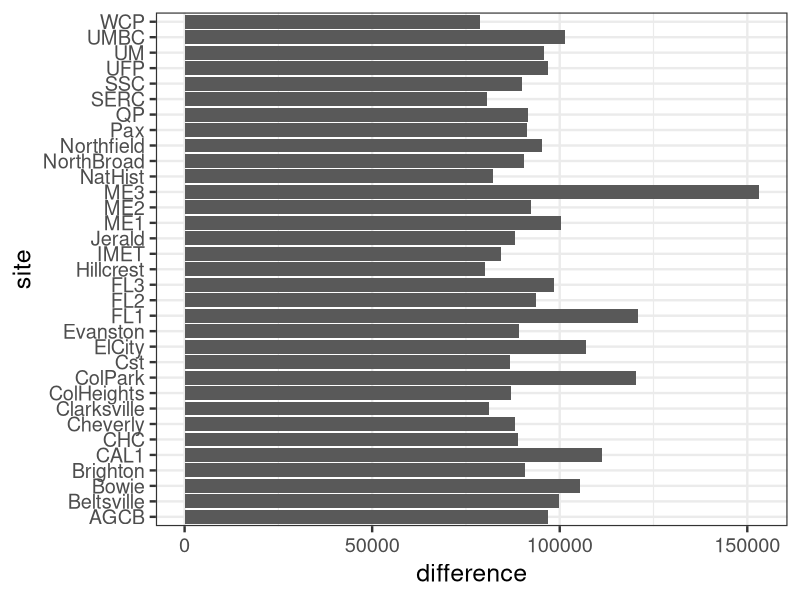
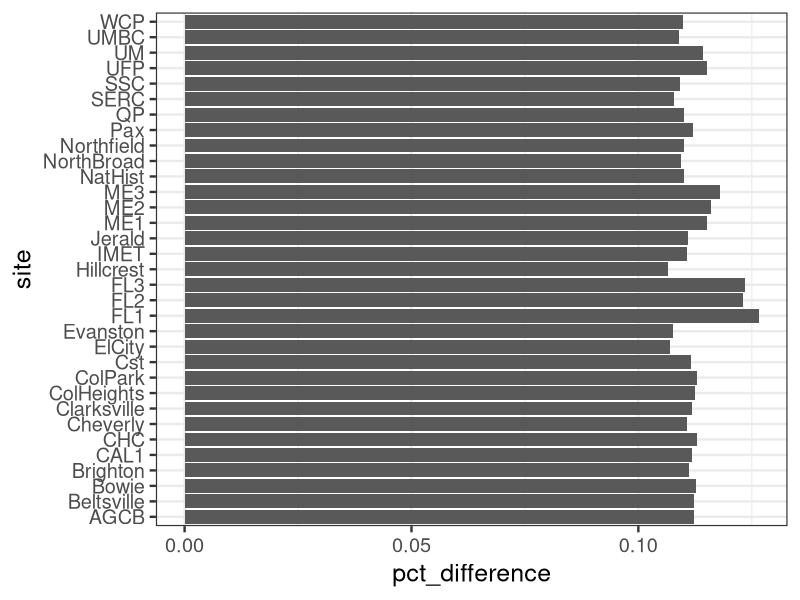
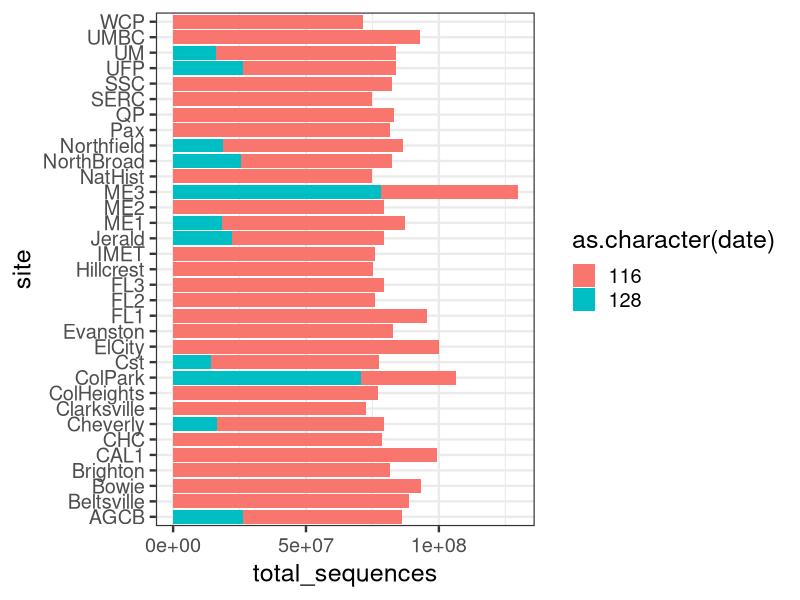
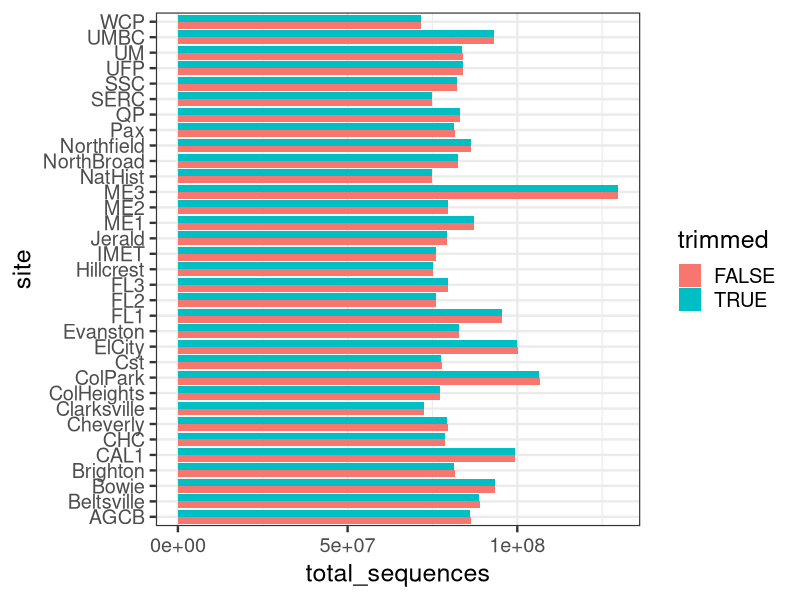
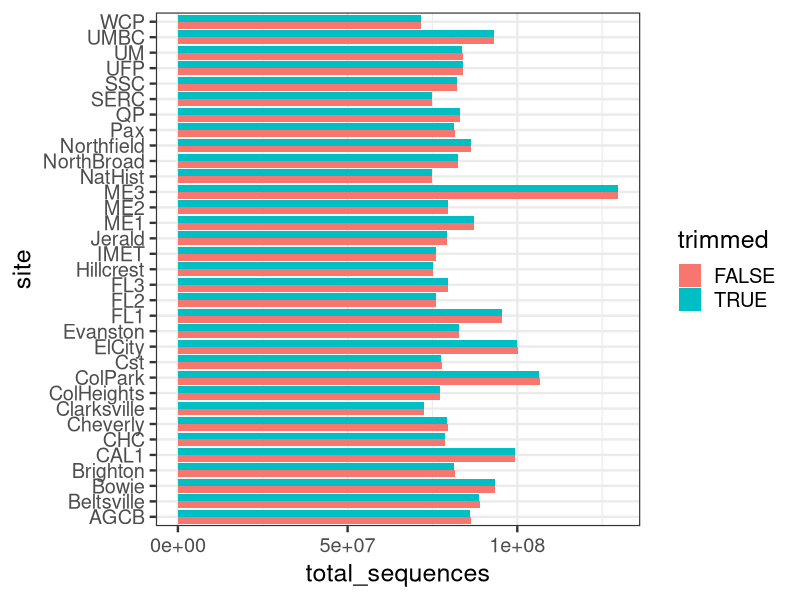
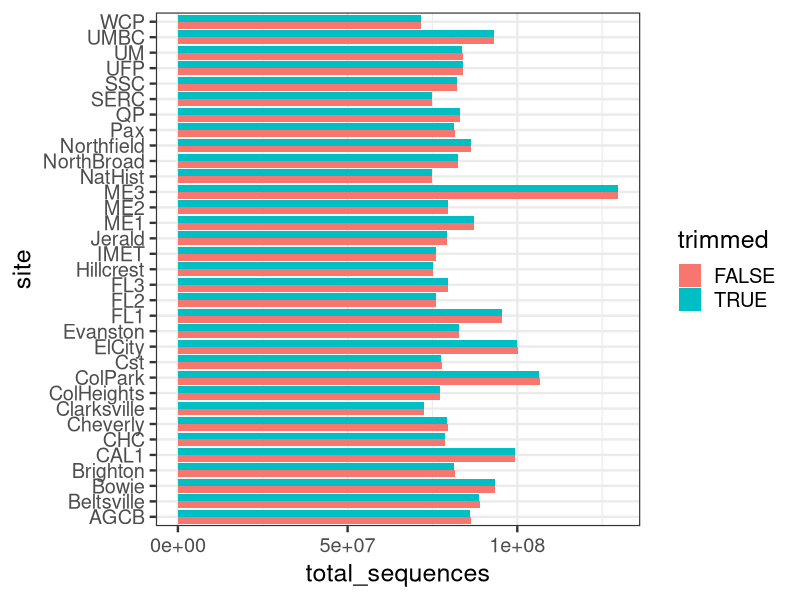
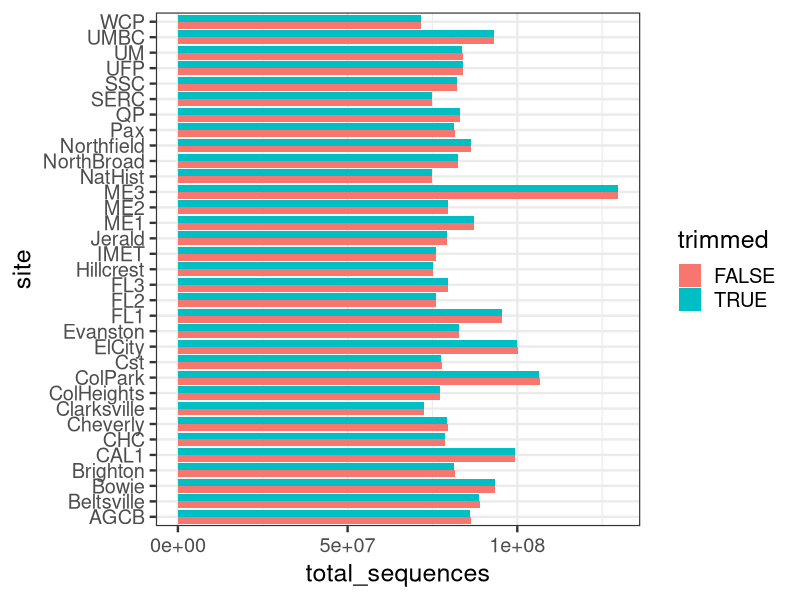

Write the R code that produced these figures, in order.
# packages
library(dplyr)
library(tidyverse)
library(ggplot2)

# set working directory
setwd('C:/Users/Ben/Desktop/UMD/Research/SequencingData/SequencingData/')

# load data
data = read.csv('sequencing_files.csv')

# for the sake of read counts, removing all R2's since they're identical to R1
data = data[data$run == 'R1',]

# combine between dates
data = data %>% group_by(site, trimmed) %>%
  summarize(total_sequences = sum(total_sequences))

# bar plot comparing trimmed and un-trimmed
p = ggplot(data) +
  geom_bar(mapping = aes(x = site, y = total_sequences, fill = trimmed),
           stat = 'identity', position = 'dodge') +
  coord_flip() +
  theme_bw(base_size = 18)

ggsave(p, filename = 'trimmed_vs_untrimmed_raw_read_counts.png', width = 10, height = 8, units = 'in')

# calculating the percentage and raw difference between trimmed and untrimmed read counts
trimmed_vs_untrimmed = data %>%
  pivot_wider(names_from = trimmed, values_from = total_sequences) %>%
  rename(untrimmed = `FALSE`, trimmed = `TRUE`) %>%
  mutate(difference = untrimmed - trimmed,
         pct_difference = (difference/untrimmed)*100)

# raw difference
ggplot(trimmed_vs_untrimmed) +
  geom_bar(mapping = aes(x = site, y = difference),
           stat = 'identity') +
  coord_flip() +
  theme_bw(base_size = 18)

ggsave(p, filename = 'trimmed_vs_untrimmed_raw_difference.png', width = 10, height = 8, units = 'in')


# pct difference
ggplot(trimmed_vs_untrimmed) +
  geom_bar(mapping = aes(x = site, y = pct_difference),
           stat = 'identity') +
  coord_flip() +
  theme_bw(base_size = 18)

ggsave(p, filename = 'trimmed_vs_untrimmed_pct_difference.png', width = 10, height = 8, units = 'in')

# load data again
data = read.csv('sequencing_files.csv')

# for the sake of read counts, removing all R2's since they're identical to R1
data = data[data$run == 'R1',]

# also now judy looking at trimmed data
data = data[data$trimmed == 'TRUE',]

# bar plot comparing runs
ggplot(data) +
  geom_bar(mapping = aes(x = site, y = total_sequences, fill = as.character(date)),
           stat = 'identity', position = 'stack') +
  coord_flip() +
  theme_bw(base_size = 18)

ggsave(p, filename = 'trimmed_read_counts_across_runs.png', width = 10, height = 8, units = 'in')
